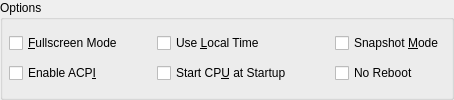
           <widget class="QGroupBox" name="GB_Options" >
            <property name="title" >
             <string>Options</string>
            </property>
            <layout class="QGridLayout" >
             <property name="margin" >
              <number>6</number>
             </property>
             <property name="spacing" >
              <number>3</number>
             </property>
             <item row="1" column="3" >
              <spacer>
               <property name="orientation" >
                <enum>Qt::Horizontal</enum>
               </property>
               <property name="sizeHint" stdset="0" >
                <size>
                 <width>40</width>
                 <height>20</height>
                </size>
               </property>
              </spacer>
             </item>
             <item row="0" column="3" >
              <spacer>
               <property name="orientation" >
                <enum>Qt::Horizontal</enum>
               </property>
               <property name="sizeHint" stdset="0" >
                <size>
                 <width>20</width>
                 <height>20</height>
                </size>
               </property>
              </spacer>
             </item>
             <item row="1" column="2" >
              <widget class="QCheckBox" name="CH_Start_CPU" >
               <property name="sizePolicy" >
                <sizepolicy vsizetype="Fixed" hsizetype="Minimum" >
                 <horstretch>0</horstretch>
                 <verstretch>0</verstretch>
                </sizepolicy>
               </property>
               <property name="text" >
                <string>Start CP&amp;U at Startup</string>
               </property>
              </widget>
             </item>
             <item row="0" column="2" >
              <widget class="QCheckBox" name="CH_Local_Time" >
               <property name="sizePolicy" >
                <sizepolicy vsizetype="Fixed" hsizetype="Minimum" >
                 <horstretch>0</horstretch>
                 <verstretch>0</verstretch>
                </sizepolicy>
               </property>
               <property name="toolTip" >
                <string>Set the real time clock to local time. Default=utc</string>
               </property>
               <property name="text" >
                <string>Use &amp;Local Time</string>
               </property>
              </widget>
             </item>
             <item row="1" column="1" >
              <spacer>
               <property name="orientation" >
                <enum>Qt::Horizontal</enum>
               </property>
               <property name="sizeHint" stdset="0" >
                <size>
                 <width>31</width>
                 <height>20</height>
                </size>
               </property>
              </spacer>
             </item>
             <item row="0" column="1" >
              <spacer>
               <property name="orientation" >
                <enum>Qt::Horizontal</enum>
               </property>
               <property name="sizeHint" stdset="0" >
                <size>
                 <width>20</width>
                 <height>20</height>
                </size>
               </property>
              </spacer>
             </item>
             <item row="1" column="0" >
              <widget class="QCheckBox" name="CH_ACPI" >
               <property name="sizePolicy" >
                <sizepolicy vsizetype="Fixed" hsizetype="Minimum" >
                 <horstretch>0</horstretch>
                 <verstretch>0</verstretch>
                </sizepolicy>
               </property>
               <property name="text" >
                <string>Enable ACP&amp;I</string>
               </property>
              </widget>
             </item>
             <item row="0" column="0" >
              <widget class="QCheckBox" name="CH_Fullscreen" >
               <property name="sizePolicy" >
                <sizepolicy vsizetype="Fixed" hsizetype="Minimum" >
                 <horstretch>0</horstretch>
                 <verstretch>0</verstretch>
                </sizepolicy>
               </property>
               <property name="toolTip" >
                <string>Start in full screen</string>
               </property>
               <property name="text" >
                <string>&amp;Fullscreen Mode</string>
               </property>
              </widget>
             </item>
             <item row="0" column="4" >
              <widget class="QCheckBox" name="CH_Snapshot" >
               <property name="sizePolicy" >
                <sizepolicy vsizetype="Fixed" hsizetype="Minimum" >
                 <horstretch>0</horstretch>
                 <verstretch>0</verstretch>
                </sizepolicy>
               </property>
               <property name="text" >
                <string>Snapshot &amp;Mode</string>
               </property>
              </widget>
             </item>
             <item row="1" column="4" >
              <widget class="QCheckBox" name="CH_No_Reboot" >
               <property name="sizePolicy" >
                <sizepolicy vsizetype="Fixed" hsizetype="Minimum" >
                 <horstretch>0</horstretch>
                 <verstretch>0</verstretch>
                </sizepolicy>
               </property>
               <property name="toolTip" >
                <string>Exit instead of rebooting</string>
               </property>
               <property name="text" >
                <string>No Reboot</string>
               </property>
              </widget>
             </item>
            </layout>
           </widget>
